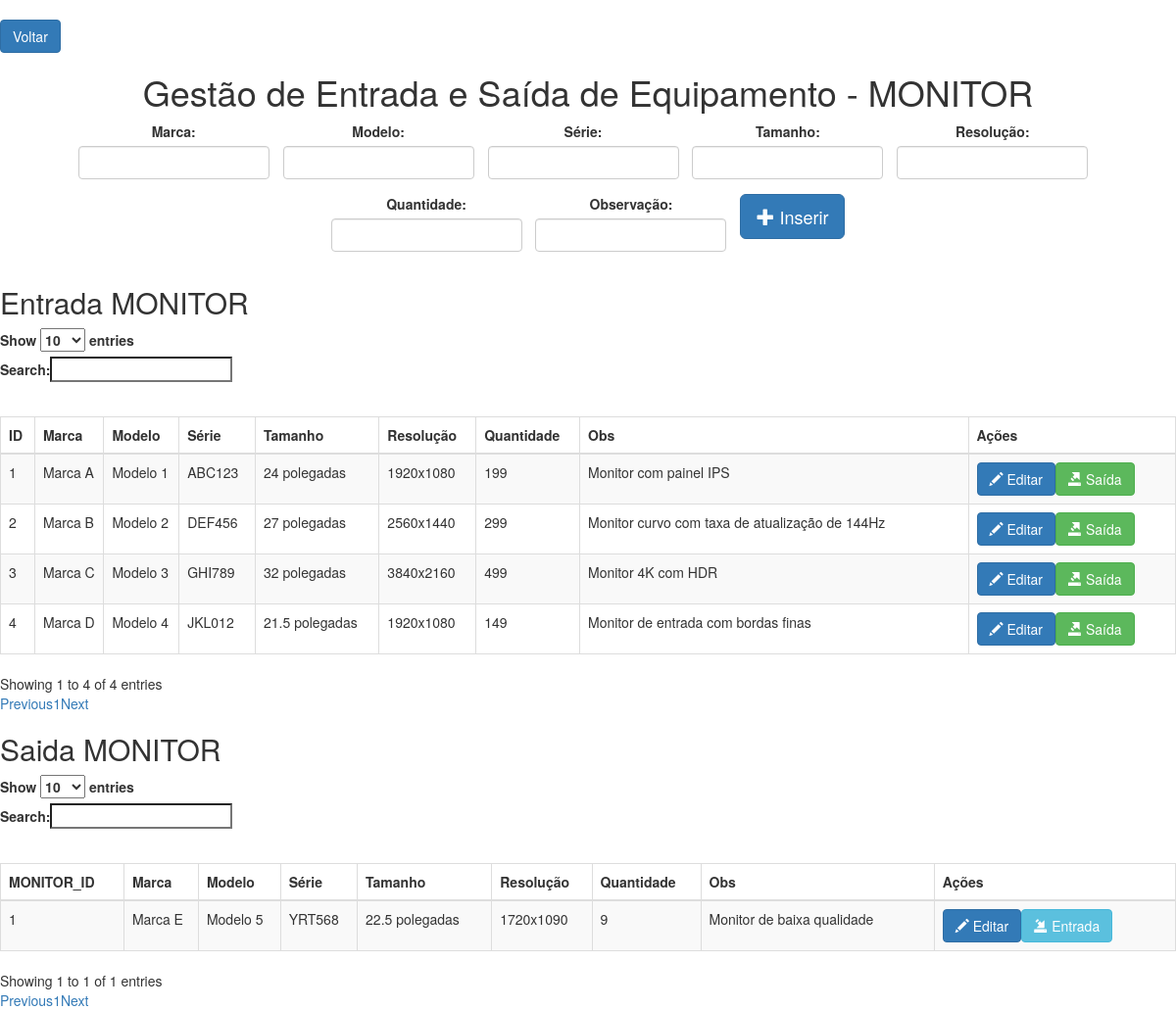
/monitor.php, run on the app's committed database.
### tables this page shows
CREATE TABLE `monitor` (
  `ID` int(11) NOT NULL,
  `MARCA` varchar(100) NOT NULL,
  `MODELO` varchar(100) NOT NULL,
  `SERIE` varchar(100) NOT NULL,
  `TAMANHO` varchar(100) NOT NULL,
  `RESOLUCAO` varchar(100) NOT NULL,
  `QUANTIDADE` int(11) NOT NULL,
  `OBS` varchar(255) NOT NULL
);

CREATE TABLE `monitor_saida` (
  `MONITOR_ID` int(11) NOT NULL,
  `MARCA` varchar(100) NOT NULL,
  `MODELO` varchar(100) NOT NULL,
  `SERIE` varchar(100) NOT NULL,
  `TAMANHO` varchar(100) NOT NULL,
  `RESOLUCAO` varchar(100) NOT NULL,
  `QUANTIDADE` int(11) NOT NULL,
  `OBS` varchar(100) NOT NULL
);

### monitor.php (the view, shortened to what this page needs)
<!DOCTYPE html>
<html>
<head>
    <link rel="stylesheet" href="style.css">
    <link rel="stylesheet" href="https://maxcdn.bootstrapcdn.com/bootstrap/3.3.7/css/bootstrap.min.css">
    <link rel="stylesheet" href="https://cdn.datatables.net/1.10.19/css/dataTables.bootstrap.min.css">
</head>
<body>
<div class="text-left" style="margin-top: 20px;">
    <button onclick="window.location.href='index.php'" class="btn btn-primary">Voltar</button>
</div>
<h1 class="text-center">Gestão de Entrada e Saída de Equipamento - MONITOR</h1>
<form method="post" action="inserir.php">
    <div class="form-container inline">
        <div class="form-group">
            <label for="MARCA">Marca:</label>
            <input type="text" name="MARCA" id="MARCA" class="form-control" required>
        </div>
        <div class="form-group">
            <label for="MODELO">Modelo:</label>
            <input type="text" name="MODELO" id="MODELO" class="form-control" required>
        </div>
        <div class="form-group">
            <label for="SERIE">Série:</label>
            <input type="text" name="SERIE" id="SERIE" class="form-control" required>
        </div>
        <div class="form-group">
            <label for="TAMANHO">Tamanho:</label>
            <input type="text" name="TAMANHO" id="TAMANHO" class="form-control" required>
        </div>
        <div class="form-group">
            <label for="RESOLUCAO">Resolução:</label>
            <input type="text" name="RESOLUCAO" id="RESOLUCAO" class="form-control" required>
        </div>
        <div class="form-group">
            <label for="QUANTIDADE">Quantidade:</label>
            <input type="text" name="QUANTIDADE" id="QUANTIDADE" class="form-control" required>
        </div>
        <div class="form-group">
            <label for="OBS">Observação:</label>
            <input type="text" name="OBS" id="OBS" class="form-control" required>
        </div>
        <button type="submit" name="submit_insert" class="btn btn-primary btn-lg">
            <span class="glyphicon glyphicon-plus"></span> Inserir
        </button>
    </div>
</form>
<?php
function exibirTabela($conexao)
{
    $sql = "SELECT * FROM monitor";
    $resultado = mysqli_query($conexao, $sql);
    if (mysqli_num_rows($resultado) > 0) {
        echo '<h2>Entrada MONITOR</h2>';
        echo '<table id="monitor-table" class="table table-striped table-bordered">';
        echo '<thead><tr><th>ID</th><th>Marca</th><th>Modelo</th><th>Série</th><th>Tamanho</th><th>Resolução</th><th>Quantidade</th><th>Obs</th><th>Ações</th></tr></thead>';
        echo '<tbody>';
        while ($row = mysqli_fetch_assoc($resultado)) {
            echo '<tr>';
            echo '<td>' . $row['ID'] . '</td>';
            echo '<td>' . $row['MARCA'] . '</td>';
            echo '<td>' . $row['MODELO'] . '</td>';
            echo '<td>' . $row['SERIE'] . '</td>';
            echo '<td>' . $row['TAMANHO'] . '</td>';
            echo '<td>' . $row['RESOLUCAO'] . '</td>';
            echo '<td>' . $row['QUANTIDADE'] . '</td>';
            echo '<td>' . $row['OBS'] . '</td>';
            echo '<td><button class="btn btn-primary btn-editar"><span class="glyphicon glyphicon-pencil"></span> Editar</button>';
            echo '<button class="btn btn-success btn-saida"><span class="glyphicon glyphicon-export"></span> Saída</button>';
            echo '</td>';
            echo '</tr>';
        }
        echo '</tbody>';
        echo '</table>';
    }
}
function exibirTabelaMonitorSaida($conexao)
{
    $sql = "SELECT * FROM monitor_saida";
    $resultado = mysqli_query($conexao, $sql);
    if (mysqli_num_rows($resultado) > 0) {
        echo '<h2>Saida MONITOR</h2>';
        echo '<table id="monitor_saida-table" class="table table-striped table-bordered">';
        echo '<thead><tr><th>MONITOR_ID</th><th>Marca</th><th>Modelo</th><th>Série</th><th>Tamanho</th><th>Resolução</th><th>Quantidade</th><th>Obs</th><th>Ações</th></tr></thead>';
        echo '<tbody>';
        while ($row = mysqli_fetch_assoc($resultado)) {
            echo '<tr>';
            echo '<td>' . $row['MONITOR_ID'] . '</td>';
            echo '<td>' . $row['MARCA'] . '</td>';
            echo '<td>' . $row['MODELO'] . '</td>';
            echo '<td>' . $row['SERIE'] . '</td>';
            echo '<td>' . $row['TAMANHO'] . '</td>';
            echo '<td>' . $row['RESOLUCAO'] . '</td>';
            echo '<td>' . $row['QUANTIDADE'] . '</td>';
            echo '<td>' . $row['OBS'] . '</td>';
            echo '<td><button class="btn btn-primary btn-editar"><span class="glyphicon glyphicon-pencil"></span> Editar</button>';
            echo '<button class="btn btn-info btn-entrada"><span class="glyphicon glyphicon-import"></span> Entrada</button>';
            echo '</td>';
            echo '</tr>';
        }
        echo '</tbody>';
        echo '</table>';
    }
}
$host = "localhost";
$usuario = "root";
$senha = "";
$banco = "INVENTARIO";
$conexao = mysqli_connect($host, $usuario, $senha, $banco);
if (mysqli_connect_errno()) {
    echo '<div class="message error">Erro na conexão com o banco de dados: ' . mysqli_connect_error() . '</div>';
} else {
    exibirTabela($conexao);
    exibirTabelaMonitorSaida($conexao);
}
?>
</body>
</html>

### style.css (style rules this page uses)
body { background-color: #f1f1f1; font-family: Arial, sans-serif; }
h1 { text-align: center; }
table { width: 100%; margin-top: 30px; border-collapse: collapse; }
table th, table td { padding: 8px; border: 1px solid #ccc; }
.form-group { display: inline-block; margin-right: 10px; margin-bottom: 10px; vertical-align: top; }
.form-group label { display: block; }
.form-group input, .form-group select, .form-group textarea { display: block; width: 100%; box-sizing: border-box; }
.form-container { text-align: center; }

### data on the page
monitor: ID "1", MARCA "Marca A", MODELO "Modelo 1", SERIE "ABC123", TAMANHO "24 polegadas", RESOLUCAO "1920x1080", QUANTIDADE "199", OBS "Monitor com painel IPS"
monitor: ID "2", MARCA "Marca B", MODELO "Modelo 2", SERIE "DEF456", TAMANHO "27 polegadas", RESOLUCAO "2560x1440", QUANTIDADE "299", OBS "Monitor curvo com taxa de atualização de 144Hz"
monitor: ID "3", MARCA "Marca C", MODELO "Modelo 3", SERIE "GHI789", TAMANHO "32 polegadas", RESOLUCAO "3840x2160", QUANTIDADE "499", OBS "Monitor 4K com HDR"
monitor: ID "4", MARCA "Marca D", MODELO "Modelo 4", SERIE "JKL012", TAMANHO "21.5 polegadas", RESOLUCAO "1920x1080", QUANTIDADE "149", OBS "Monitor de entrada com bordas finas"
monitor_saida: MONITOR_ID "1", MARCA "Marca E", MODELO "Modelo 5", SERIE "YRT568", TAMANHO "22.5 polegadas", RESOLUCAO "1720x1090", QUANTIDADE "9", OBS "Monitor de baixa qualidade"
